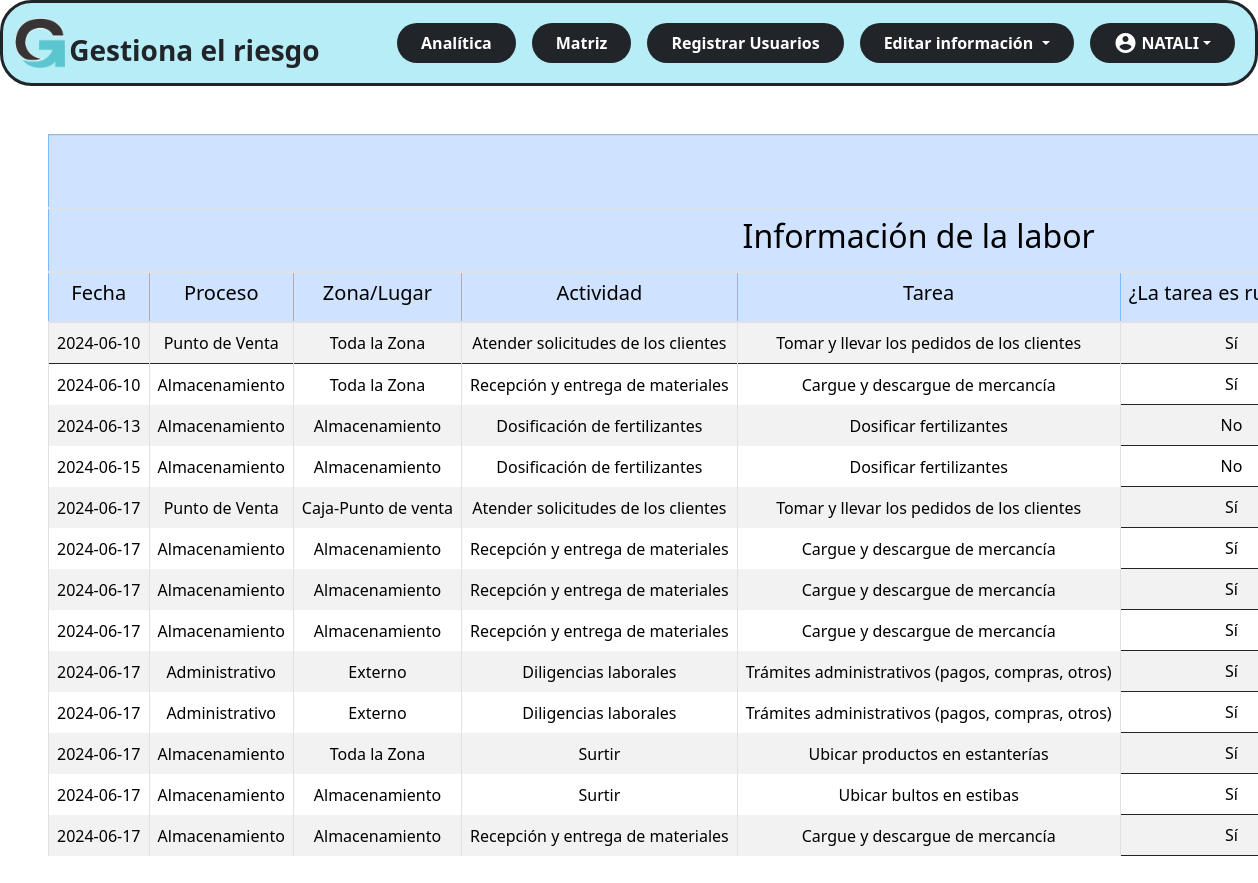
Screenshot of /administrador/matriz.php (signed in) with the database file from the repository.
### tables this page shows
CREATE TABLE `tblmatrizpeligros` (
  `Codigo` int(8) NOT NULL,
  `Usuario` varchar(10) NOT NULL,
  `Fecha` date NOT NULL,
  `Tarea` int(3) NOT NULL,
  `detallepeligro` varchar(1500) NOT NULL,
  `ZonaLugar` int(2) NOT NULL,
  `Cargos` int(2) NOT NULL,
  `DescripcionPeligro` int(2) NOT NULL,
  `ControlFuente` varchar(1500) NOT NULL,
  `ControlMedio` varchar(1500) NOT NULL,
  `ControlIndividuo` varchar(2000) NOT NULL,
  `NivelDeficiencia` int(2) NOT NULL,
  `NivelExposicion` int(1) NOT NULL,
  `NivelConsecuencia` int(3) NOT NULL,
  `NumeroExpuesto` int(3) NOT NULL,
  `MiEliminacion` varchar(2000) NOT NULL,
  `MiSustitucion` varchar(2000) NOT NULL,
  `MiControlIngenieria` varchar(2000) NOT NULL,
  `MiControlAdministrativo` varchar(2000) NOT NULL,
  `Estado` int(1) NOT NULL,
  `EfectosPosibles` varchar(1500) NOT NULL
);

CREATE TABLE `tblproceso` (
  `Codigo` int(3) NOT NULL,
  `Nombre` varchar(50) NOT NULL
);

CREATE TABLE `tblzonalugar` (
  `Codigo` int(2) NOT NULL,
  `Nombre` varchar(50) NOT NULL
);

CREATE TABLE `tblactividad` (
  `Codigo` int(3) NOT NULL,
  `Nombre` varchar(50) NOT NULL,
  `Proceso` int(3) NOT NULL
);

CREATE TABLE `tbltarea` (
  `Codigo` int(3) NOT NULL,
  `Nombre` varchar(100) NOT NULL,
  `Actividad` int(3) NOT NULL,
  `Rutinario` tinyint(1) NOT NULL
);

### administrador/matriz.php (the view, shortened to what this page needs)
<?php
include('conexion.php');
$query =
    "SELECT
mp.Codigo,
mp.Fecha,
mp.detallepeligro,
mp.ControlFuente,
mp.ControlMedio,
mp.ControlIndividuo,
mp.NumeroExpuesto,
mp.EfectosPosibles,
mp.MiEliminacion,
mp.MiSustitucion,
mp.MiControlIngenieria,
mp.MiControlAdministrativo,
ta.Nombre AS 'Tarea',
zl.Nombre AS 'ZonaLugar',
ca.Nombre AS 'Cargo',
dp.Nombre AS 'DescripcionPeligro',
nd.Nombre AS 'NivelDeficiencia',
ne.Nombre AS 'NivelExposicion',
nc.Nombre AS 'NivelConsecuencia',
ac.Nombre AS 'Actividad',
pr.Nombre AS 'Proceso',
cp.Nombre AS 'Clasificacion',
mp.NivelDeficiencia,
mp.NivelExposicion,
nc.Nombre AS 'NivelConsecuencia',
(mp.NivelDeficiencia * mp.NivelExposicion) AS 'NivelProbabilidad',
ta.Rutinario AS 'Rutinario',
((mp.NivelDeficiencia * mp.NivelExposicion) * mp.NivelConsecuencia) AS 'NivelRiesgoIntervencion',
mp.MiEliminacion,
mp.MiSustitucion,
mp.MiControlIngenieria,
mp.MiControlAdministrativo,
es.Nombre AS 'Estado',
GROUP_CONCAT(epp.nombre separator', ') as elemento
FROM
tblmatrizpeligros AS mp
INNER JOIN
tbltarea AS ta ON mp.Tarea = ta.Codigo
INNER JOIN
tblZonaLugar AS zl ON mp.ZonaLugar = zl.Codigo
INNER JOIN
tblDescripcionPeligro AS dp ON mp.DescripcionPeligro = dp.Codigo
INNER JOIN
tblclasificacionpeligro AS cp ON dp.Clasificacion = cp.Codigo
INNER JOIN
tblactividad AS ac ON ta.Actividad = ac.Codigo
INNER JOIN
tblproceso AS pr ON ac.Proceso = pr.Codigo
INNER JOIN
tblNivelDeficiencia AS nd ON mp.NivelDeficiencia = nd.ValorNivelDeficiencia
INNER JOIN
tblNivelExposicion AS ne ON mp.NivelExposicion = ne.ValorNivelExposicion
INNER JOIN
tblNivelConsecuencia AS nc ON mp.NivelConsecuencia = nc.ValorNivelConsecuencia
INNER JOIN
tblestado AS es ON mp.Estado = es.Codigo
INNER JOIN
tbleppmatrizpeligros as epm ON mp.Codigo = epm.CodigoMatrizPeligros
INNER JOIN
tblelementosproteccionpersonal as epp ON epm.CodigoElementosProteccionPersonal = epp.Codigo
INNER JOIN
tblcargos as ca ON mp.Cargos = ca.Codigo
GROUP BY mp.Codigo
ORDER BY mp.Codigo";
$resultado = $con->query($query)
?>
<!DOCTYPE html>
<html lang="en">
<head>
    <link rel="stylesheet" href="https://stackpath.bootstrapcdn.com/bootstrap/4.5.2/css/bootstrap.min.css">
</head>
<body>
    <?php
    include('vistas/nav.php');
    ?>
    <div class="table-responsive m-5" style="overflow-y: auto;">
        <table class="table table-bordered table-striped table-hover" id="tabla_matriz">
            <thead class="table-primary">
                <tr>
                    <th colspan="30">
                        <h1>IDENTIFICACIÓN DE PELIGROS, EVALUACIÓN Y VALORACIÓN DE RIESGOS - GTC-45
                        </h1>
                    </th>
                </tr>
                <tr>
                    <th colspan="8">
                        <h2>Información de la labor</h2>
                    </th>
                </tr>
                <tr>
                    <th>
                        <h5>Fecha</h5>
                    </th>
                    <th>
                        <h5>Proceso</h5>
                    </th>
                    <th>
                        <h5>Zona/Lugar</h5>
                    </th>
                    <th>
                        <h5>Actividad</h5>
                    </th>
                    <th>
                        <h5>Tarea</h5>
                    </th>
                    <th>
                        <h5>¿La tarea es rutinaria?</h5>
                    </th>
                </tr>
            </thead>
            <tbody>
                <?php
                while ($dato = $resultado->fetch_assoc()) {
                ?>
                    <tr>
                        <td><?php echo "{$dato['Fecha']}" ?></td>
                        <td><?php echo "{$dato['Proceso']}" ?></td>
                        <td><?php echo "{$dato['ZonaLugar']}" ?></td>
                        <td><?php echo "{$dato['Actividad']}" ?></td>
                        <td><?php echo "{$dato['Tarea']}" ?></td>
                        <td><?php echo ($dato['Rutinario'] == 1) ? 'Sí' : 'No'; ?></td>
                    </tr>
                <?php
                }
                ?>
            </tbody>
        </table>
    </div>
</body>
</html>

### css/style_admin.css (style rules this page uses)
h1 { text-align: center; }

### administrador/matriz.php (style rules this page uses)
#tabla_matriz th:nth-child(-n+6), #tabla_matriz td:nth-child(-n+6) { position: sticky; left: 0; z-index: 1; }
.table-responsive { overflow-x: auto; }
#tabla_matriz th, #tabla_matriz td { white-space: nowrap; }
#tabla_matriz th { min-width: 100px; }
#tabla_matriz th, #tabla_matriz td { text-align: center; }
#tabla_matriz th h5 { text-align: center; }

### rows the page displays
tblmatrizpeligros: Fecha "2024-06-10", tblproceso.Nombre "Punto de Venta", ZonaLugar.Nombre "Toda la Zona", tblactividad.Nombre "Atender solicitudes de los clientes", Tarea.Nombre "Tomar y llevar los pedidos de los clientes", shows "Sí"
tblmatrizpeligros: Fecha "2024-06-10", tblproceso.Nombre "Almacenamiento", ZonaLugar.Nombre "Toda la Zona", tblactividad.Nombre "Recepción y entrega de materiales", Tarea.Nombre "Cargue y descargue de mercancía", shows "Sí"
tblmatrizpeligros: Fecha "2024-06-13", tblproceso.Nombre "Almacenamiento", ZonaLugar.Nombre "Almacenamiento", tblactividad.Nombre "Dosificación de fertilizantes", Tarea.Nombre "Dosificar fertilizantes"
tblmatrizpeligros: Fecha "2024-06-15", tblproceso.Nombre "Almacenamiento", ZonaLugar.Nombre "Almacenamiento", tblactividad.Nombre "Dosificación de fertilizantes", Tarea.Nombre "Dosificar fertilizantes"
tblmatrizpeligros: Fecha "2024-06-17", tblproceso.Nombre "Punto de Venta", ZonaLugar.Nombre "Caja-Punto de venta", tblactividad.Nombre "Atender solicitudes de los clientes", Tarea.Nombre "Tomar y llevar los pedidos de los clientes", shows "Sí"
tblmatrizpeligros: Fecha "2024-06-17", tblproceso.Nombre "Almacenamiento", ZonaLugar.Nombre "Almacenamiento", tblactividad.Nombre "Recepción y entrega de materiales", Tarea.Nombre "Cargue y descargue de mercancía", shows "Sí"
tblmatrizpeligros: Fecha "2024-06-17", tblproceso.Nombre "Almacenamiento", ZonaLugar.Nombre "Almacenamiento", tblactividad.Nombre "Recepción y entrega de materiales", Tarea.Nombre "Cargue y descargue de mercancía", shows "Sí"
tblmatrizpeligros: Fecha "2024-06-17", tblproceso.Nombre "Almacenamiento", ZonaLugar.Nombre "Almacenamiento", tblactividad.Nombre "Recepción y entrega de materiales", Tarea.Nombre "Cargue y descargue de mercancía", shows "Sí"
tblmatrizpeligros: Fecha "2024-06-17", tblproceso.Nombre "Administrativo", ZonaLugar.Nombre "Externo", tblactividad.Nombre "Diligencias laborales", Tarea.Nombre "Trámites administrativos (pagos, compras, otros)", shows "Sí"
tblmatrizpeligros: Fecha "2024-06-17", tblproceso.Nombre "Administrativo", ZonaLugar.Nombre "Externo", tblactividad.Nombre "Diligencias laborales", Tarea.Nombre "Trámites administrativos (pagos, compras, otros)", shows "Sí"
tblmatrizpeligros: Fecha "2024-06-17", tblproceso.Nombre "Almacenamiento", ZonaLugar.Nombre "Toda la Zona", tblactividad.Nombre "Surtir", Tarea.Nombre "Ubicar productos en estanterías", shows "Sí"
tblmatrizpeligros: Fecha "2024-06-17", tblproceso.Nombre "Almacenamiento", ZonaLugar.Nombre "Almacenamiento", tblactividad.Nombre "Surtir", Tarea.Nombre "Ubicar bultos en estibas", shows "Sí"
tblmatrizpeligros: Fecha "2024-06-17", tblproceso.Nombre "Almacenamiento", ZonaLugar.Nombre "Almacenamiento", tblactividad.Nombre "Recepción y entrega de materiales", Tarea.Nombre "Cargue y descargue de mercancía", shows "Sí"

### other values shown
$_SESSION['nombre'] "NATALI"
